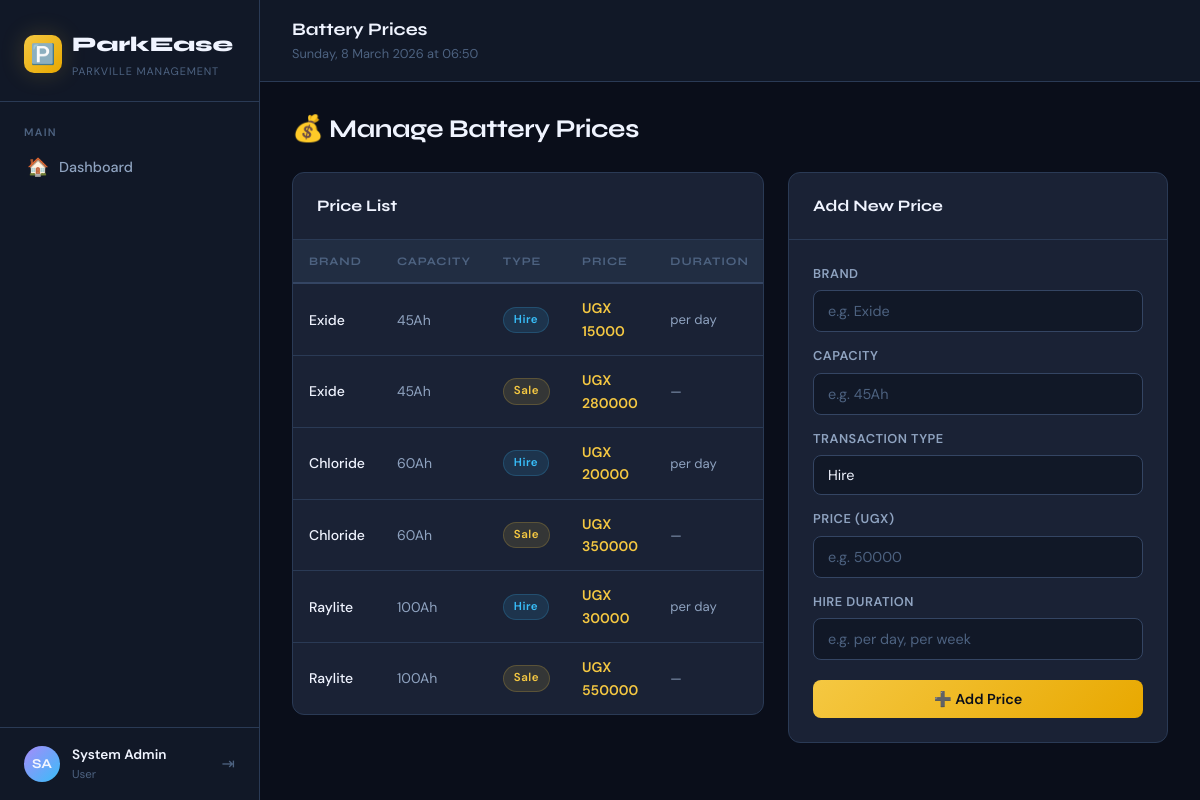
Screenshot of /battery/prices/ (signed in) with the database file from the repository.
### core/models.py (models this page shows, shortened)
class BatteryPrice(models.Model):
    TRANSACTION_TYPES = [
        ('hire', 'Hire'),
        ('sale', 'Sale'),
    ]
    brand = models.CharField(max_length=100)
    capacity = models.CharField(max_length=50)
    transaction_type = models.CharField(max_length=10, choices=TRANSACTION_TYPES)
    price = models.DecimalField(max_digits=10, decimal_places=2)
    hire_duration = models.CharField(max_length=50, blank=True, help_text="e.g., per day, per week")
    set_by = models.ForeignKey(User, on_delete=models.SET_NULL, null=True)
    updated_at = models.DateTimeField(auto_now=True)

### core/views.py (the view, shortened to what this page needs)
# urls.py: path('battery/prices/', views.battery_prices, name='battery_prices'),
@login_required
def battery_prices(request):
    role = getattr(getattr(request.user, 'profile', None), 'role', 'admin')
    if role not in ['battery_manager', 'admin']:
        messages.error(request, 'Only Battery Manager or Admin can manage prices.')
        return redirect('battery_dashboard')
    prices = BatteryPrice.objects.all()
    form = BatteryPriceForm()
    return render(request, 'core/battery_prices.html', {'form': form, 'prices': prices})

### core/forms.py
class BatteryPriceForm(forms.ModelForm):
    class Meta:
        model = BatteryPrice
        fields = ['brand', 'capacity', 'transaction_type', 'price', 'hire_duration']

### core/templates/core/battery_prices.html (shortened to what this page needs)
{% extends 'core/base.html' %}
{% block page_title %}Battery Prices{% endblock %}
{% block content %}
<div class="page-header">
  <h1 class="page-title">💰 Manage Battery Prices</h1>
</div>
<div style="display:grid;grid-template-columns:1fr 380px;gap:24px;align-items:start;">
  <div class="card">
    <div class="card-header"><span class="card-title">Price List</span></div>
    <div class="table-wrap">
      {% if prices %}
      <table>
        <thead><tr><th>Brand</th><th>Capacity</th><th>Type</th><th>Price</th><th>Duration</th></tr></thead>
        <tbody>
          {% for p in prices %}
          <tr>
            <td class="td-primary">{{ p.brand }}</td>
            <td>{{ p.capacity }}</td>
            <td><span class="badge {% if p.transaction_type == 'hire' %}badge-sky{% else %}badge-gold{% endif %}">{{ p.get_transaction_type_display }}</span></td>
            <td style="color:var(--gold);font-weight:600;">UGX {{ p.price|floatformat:0 }}</td>
            <td style="font-size:0.82rem;">{{ p.hire_duration|default:"—" }}</td>
          </tr>
          {% endfor %}
        </tbody>
      </table>
      {% else %}
      <div class="empty-state"><span class="icon">🔋</span><p>No battery prices set yet.</p></div>
      {% endif %}
    </div>
  </div>
  <div class="card">
    <div class="card-header"><span class="card-title">Add New Price</span></div>
    <div class="card-body">
      <form method="post" novalidate>
        <div class="form-group" style="margin-bottom:14px;">
          <label class="form-label">Brand</label>
          <input type="text" name="brand" class="form-control" placeholder="e.g. Exide" value="{{ form.brand.value|default:'' }}">
        </div>
        <div class="form-group" style="margin-bottom:14px;">
          <label class="form-label">Capacity</label>
          <input type="text" name="capacity" class="form-control" placeholder="e.g. 45Ah" value="{{ form.capacity.value|default:'' }}">
        </div>
        <div class="form-group" style="margin-bottom:14px;">
          <label class="form-label">Transaction Type</label>
          <select name="transaction_type" class="form-select">
            <option value="hire" {% if form.transaction_type.value == 'hire' %}selected{% endif %}>Hire</option>
          </select>
        </div>
        <div class="form-group" style="margin-bottom:14px;">
          <label class="form-label">Price (UGX)</label>
          <input type="number" name="price" class="form-control" placeholder="e.g. 50000" value="{{ form.price.value|default:'' }}">
        </div>
        <div class="form-group" style="margin-bottom:20px;">
          <label class="form-label">Hire Duration</label>
          <input type="text" name="hire_duration" class="form-control" placeholder="e.g. per day, per week" value="{{ form.hire_duration.value|default:'' }}">
        </div>
        <button type="submit" class="btn btn-primary btn-full">➕ Add Price</button>
      </form>
    </div>
  </div>
</div>
{% endblock %}

### core/templates/core/base.html (shortened to what this page needs)
<!DOCTYPE html>
<html lang="en">
<head>
  {% load static %}
  <link rel="stylesheet" href="{% static 'css/style.css' %}">
</head>
<body>
<div class="app-wrapper">
  <aside class="sidebar" id="sidebar">
    <div class="sidebar-logo">
      <a class="logo-mark" href="{% url 'dashboard' %}">
        <div class="logo-icon">🅿️</div>
        <div>
          <span class="logo-text">ParkEase</span>
          <span class="logo-sub">Parkville Management</span>
        </div>
      </a>
    </div>
    <nav class="sidebar-nav">
      <span class="nav-section-label">Main</span>
      <a href="{% url 'dashboard' %}" class="nav-link {% if request.resolver_match.url_name == 'dashboard' %}active{% endif %}">
        <span class="nav-icon">🏠</span> Dashboard
      </a>
    </nav>
    <div class="sidebar-user">
      <div class="user-avatar">{{ request.user.first_name|first|upper }}{{ request.user.last_name|first|upper }}</div>
      <div class="user-info">
        <div class="user-name">{{ request.user.get_full_name|default:request.user.username }}</div>
        <div class="user-role">{{ request.user.profile.get_role_display|default:"User" }}</div>
      </div>
      <a href="{% url 'logout' %}" class="logout-btn" title="Logout">⇥</a>
    </div>
  </aside>
  <div class="main-content">
    <header class="topbar">
      <div>
        <div class="topbar-title">{% block page_title %}ParkEase{% endblock %}</div>
        <div class="topbar-meta" id="clock"></div>
      </div>
    </header>
    <div class="page-body fade-in">
      {% block content %}{% endblock %}
    </div>
  </div>
</div>
</body>
</html>

### rows the page displays
BatteryPrice: brand "Exide", capacity "45Ah", transaction_type "Hire", price "15000", hire_duration "per day"
BatteryPrice: brand "Exide", capacity "45Ah", transaction_type "Sale", price "280000", hire_duration "—"
BatteryPrice: brand "Chloride", capacity "60Ah", transaction_type "Hire", price "20000", hire_duration "per day"
BatteryPrice: brand "Chloride", capacity "60Ah", transaction_type "Sale", price "350000", hire_duration "—"
BatteryPrice: brand "Raylite", capacity "100Ah", transaction_type "Hire", price "30000", hire_duration "per day"
BatteryPrice: brand "Raylite", capacity "100Ah", transaction_type "Sale", price "550000", hire_duration "—"

### other values shown
{{ request.user.first_name|first|upper }} "S"
{{ request.user.last_name|first|upper }} "A"
{{ request.user.get_full_name|default:request.user.username }} "System Admin"
{{ request.user.profile.get_role_display|default:"User" }} "User"
